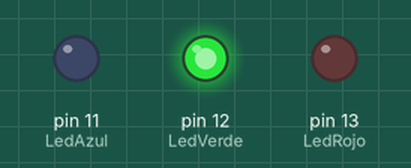
Simulated run of this sketch. Board: Arduino Uno, built with avr-gcc and run on an emulated ATmega328P. Parts: output pins drawn as LEDs (lit = HIGH).

Above: at 2.5 s.
At 6.0 s:
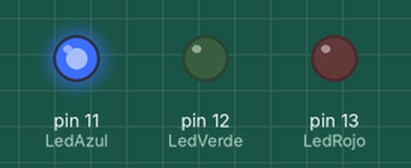
At 9.5 s:
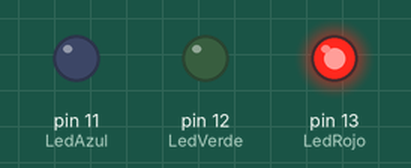
Timing chart, 0 to 15.6 s (numbered marks = the images above):
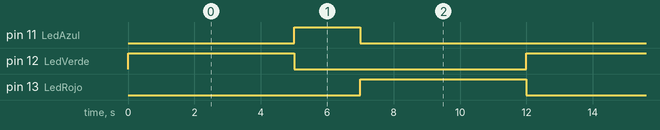

The sketch:

Semaforo.ino
```cpp
/*
  Parpadeo para más de un LED

*/
//------------------------------------------------------------------------------
// Adaptado por: Sergio Fco. Hernández Machuca
// sfhm_clases@hotmail.com
//------------------------------------------------------------------------------
// Se utilizan tres Pines o Terminales DIGITALES para controlar LEDs.
int LedRojo = 13;
int LedVerde = 12;
int LedAzul = 11;

// Esta rutina de ajuste se ejecuta una sola vez cuando se oprime "Reset":
void setup() {
  pinMode(LedRojo, OUTPUT);   // Inicializa el Pin Digital como "salida".
  pinMode(LedVerde, OUTPUT);  // Inicializa el Pin Digital como "salida".
  pinMode(LedAzul, OUTPUT);   // Inicializa el Pin Digital como "salida".

  // Primero apagamos todos los LEDs
  digitalWrite(LedRojo, LOW);     //
  digitalWrite(LedVerde, LOW);    //
  digitalWrite(LedAzul, LOW);     //
}
//---------------------------------------------------------------------
// Esta rutina en lazo se ejecuta una y otra vez, por siempre:
void loop() {
  digitalWrite(LedAzul, LOW);   //
  digitalWrite(LedRojo, LOW);   //
  digitalWrite(LedVerde, HIGH); // VERDE
  delay(5000);
  digitalWrite(LedRojo, LOW);   //
  digitalWrite(LedVerde, LOW);  //
  digitalWrite(LedAzul, HIGH);  // AMARILLO (bueno, Azul)
  delay(2000);
  digitalWrite(LedAzul, LOW);   //
  digitalWrite(LedVerde, LOW);  //
  digitalWrite(LedRojo, HIGH);  // ROJO
  delay(5000);
}
```

Measured:
- by itself, pin 11 (LedAzul): alternates HIGH for 2.0 s and LOW for 10.0 s
- by itself, pin 12 (LedVerde), pin 13 (LedRojo): alternates HIGH for 5.0 s and LOW for 7.0 s
- by itself, everything shown: repeats every 12.0 s, in 3 steps
